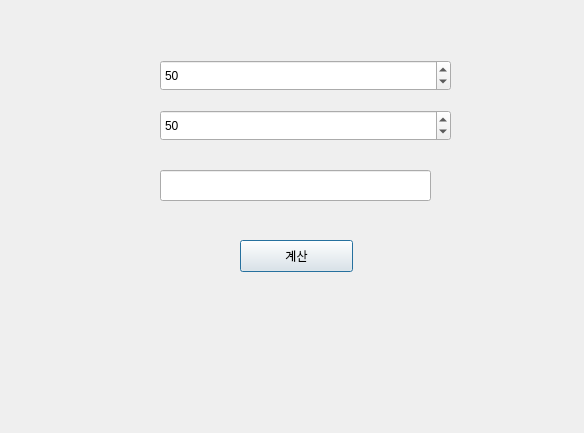
<?xml version="1.0" encoding="UTF-8"?>
<ui version="4.0">
 <class>Dialog</class>
 <widget class="QDialog" name="Dialog">
  <property name="geometry">
   <rect>
    <x>0</x>
    <y>0</y>
    <width>584</width>
    <height>433</height>
   </rect>
  </property>
  <property name="windowTitle">
   <string>Dialog</string>
  </property>
  <widget class="QPushButton" name="pushButton">
   <property name="geometry">
    <rect>
     <x>240</x>
     <y>240</y>
     <width>113</width>
     <height>32</height>
    </rect>
   </property>
   <property name="text">
    <string>계산</string>
   </property>
  </widget>
  <widget class="QSpinBox" name="spinBox">
   <property name="geometry">
    <rect>
     <x>160</x>
     <y>60</y>
     <width>291</width>
     <height>31</height>
    </rect>
   </property>
   <property name="minimum">
    <number>0</number>
   </property>
   <property name="singleStep">
    <number>1</number>
   </property>
   <property name="value">
    <number>50</number>
   </property>
  </widget>
  <widget class="QSpinBox" name="spinBox_2">
   <property name="geometry">
    <rect>
     <x>160</x>
     <y>110</y>
     <width>291</width>
     <height>31</height>
    </rect>
   </property>
   <property name="minimum">
    <number>0</number>
   </property>
   <property name="singleStep">
    <number>1</number>
   </property>
   <property name="value">
    <number>50</number>
   </property>
  </widget>
  <widget class="QLineEdit" name="lineEdit">
   <property name="geometry">
    <rect>
     <x>160</x>
     <y>170</y>
     <width>271</width>
     <height>31</height>
    </rect>
   </property>
  </widget>
 </widget>
 <resources/>
 <connections/>
</ui>
